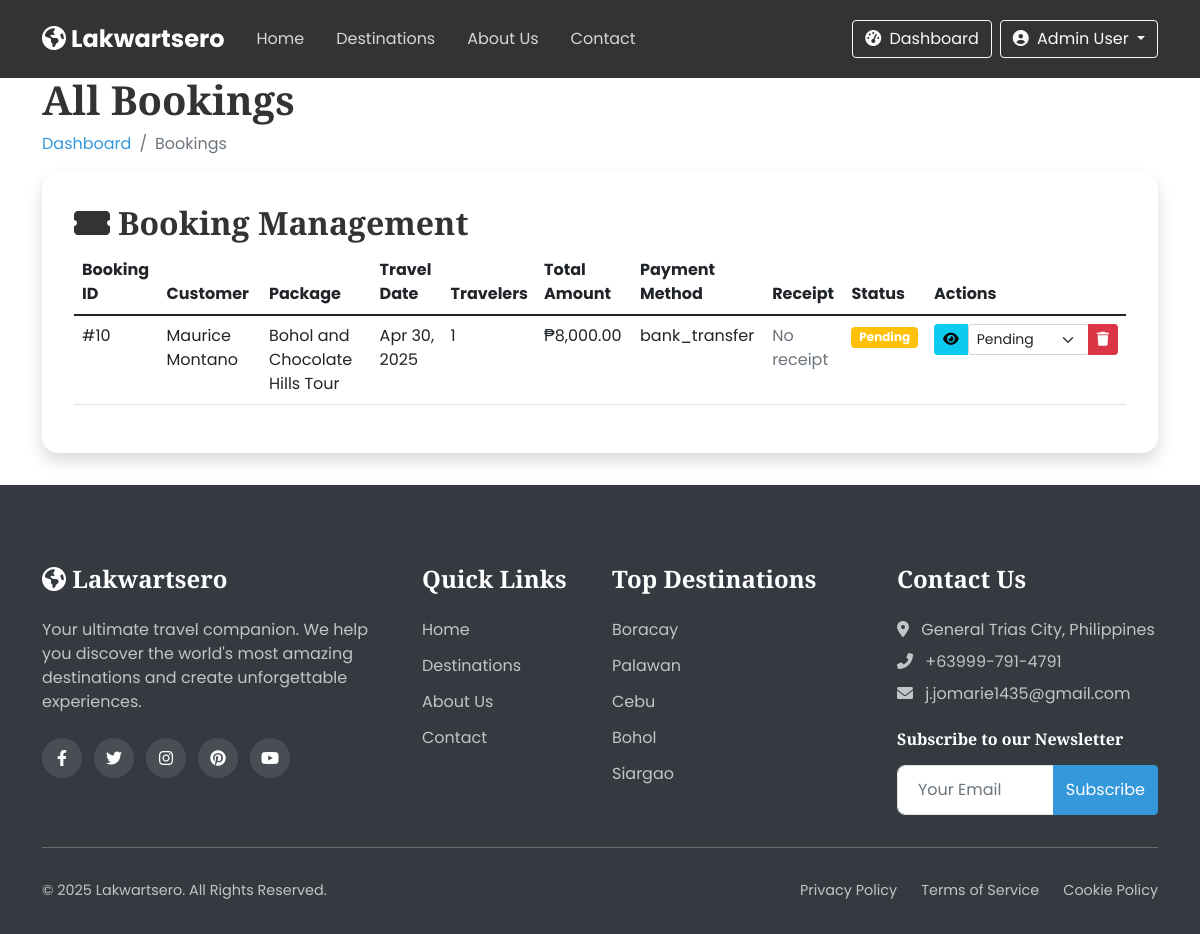
Before: /bookings.php (signed in) with the older database file.
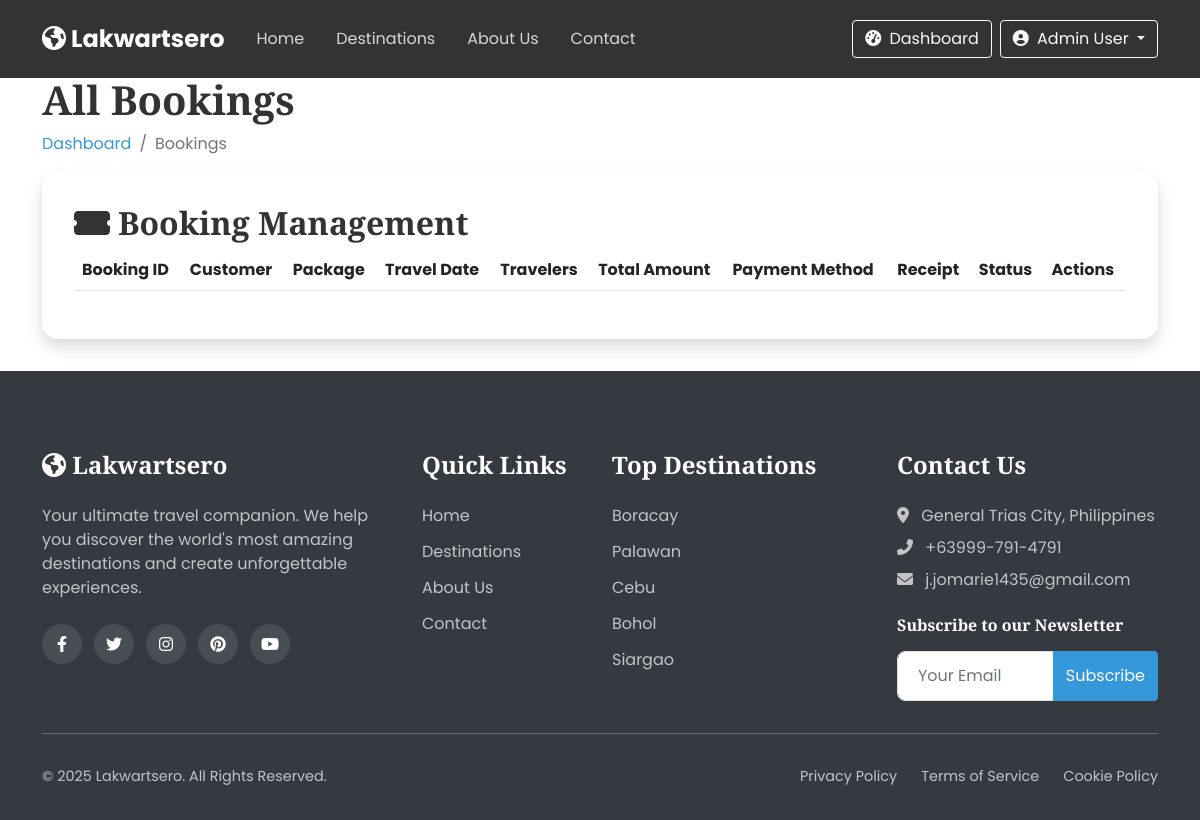
After: the same page with the newer database file.
### tables this page shows
CREATE TABLE `bookings` (
  `id` int(11) NOT NULL,
  `user_id` int(11) NOT NULL,
  `package_id` int(11) NOT NULL,
  `booking_date` date NOT NULL,
  `travel_date` date NOT NULL,
  `num_travelers` int(11) NOT NULL DEFAULT 1,
  `total_price` decimal(10,2) NOT NULL,
  `status` enum('pending','confirmed','cancelled') DEFAULT 'pending',
  `confirmation_number` varchar(20) DEFAULT NULL,
  `special_requests` text DEFAULT NULL,
  `payment_method` varchar(50) NOT NULL,
  `payment_status` enum('pending','confirmed','cancelled') DEFAULT 'pending',
  `reference_number` varchar(100) DEFAULT NULL,
  `payment_proof` varchar(255) DEFAULT NULL,
  `created_at` timestamp NOT NULL DEFAULT current_timestamp(),
  `updated_at` timestamp NOT NULL DEFAULT current_timestamp() ON UPDATE current_timestamp()
);

CREATE TABLE `users` (
  `id` int(11) NOT NULL,
  `role_id` int(11) NOT NULL,
  `full_name` varchar(100) NOT NULL,
  `username` varchar(50) NOT NULL,
  `email` varchar(100) NOT NULL,
  `password` varchar(255) NOT NULL,
  `phone` varchar(20) DEFAULT NULL,
  `address` text DEFAULT NULL,
  `profile_img` varchar(255) DEFAULT 'default-user.jpg',
  `created_at` timestamp NOT NULL DEFAULT current_timestamp(),
  `updated_at` timestamp NOT NULL DEFAULT current_timestamp() ON UPDATE current_timestamp(),
  `status` enum('active','inactive','banned') DEFAULT 'active'
);

CREATE TABLE `packages` (
  `id` int(11) NOT NULL,
  `destination_id` int(11) NOT NULL,
  `title` varchar(100) NOT NULL,
  `description` text DEFAULT NULL,
  `price` decimal(10,2) NOT NULL,
  `duration` int(11) NOT NULL COMMENT 'in days',
  `max_travelers` int(11) DEFAULT 10,
  `itinerary` text DEFAULT NULL,
  `inclusions` text DEFAULT NULL,
  `exclusions` text DEFAULT NULL,
  `featured` tinyint(1) DEFAULT 0,
  `discount_percent` int(11) DEFAULT 0,
  `created_by` int(11) DEFAULT NULL,
  `image_url` varchar(255) DEFAULT NULL,
  `created_at` timestamp NOT NULL DEFAULT current_timestamp(),
  `updated_at` timestamp NOT NULL DEFAULT current_timestamp() ON UPDATE current_timestamp(),
  `status` enum('active','inactive','sold-out') DEFAULT 'active'
);

### includes/functions.php (called while the page is built, shortened)
<?php
function formatCurrency($amount) {
    return '₱' . number_format($amount, 2);
}
?>

### bookings.php (the view, shortened to what the rows shown need)
<?php
include 'includes/header.php';
$sql = "SELECT b.*, u.full_name, p.title as package_title, p.price
        FROM bookings b
        JOIN users u ON b.user_id = u.id
        JOIN packages p ON b.package_id = p.id
        ORDER BY b.booking_date DESC";
$result = $conn->query($sql);
?>
<section class="dashboard-section">
    <div class="container">
        <div class="dashboard-header" data-aos="fade-up">
            <h1>All Bookings</h1>
        </div>
        <div class="dashboard-card" data-aos="fade-up">
            <div class="dashboard-card-header">
                <h2><i class="fas fa-ticket-alt me-2"></i>Booking Management</h2>
            </div>
            <div class="dashboard-card-body">
                <div class="table-responsive">
                    <table class="table table-hover">
                        <thead>
                            <tr>
                                <th>Booking ID</th>
                                <th>Customer</th>
                                <th>Package</th>
                                <th>Travel Date</th>
                                <th>Travelers</th>
                                <th>Total Amount</th>
                                <th>Payment Method</th>
                                <th>Receipt</th>
                                <th>Status</th>
                                <th>Actions</th>
                            </tr>
                        </thead>
                        <tbody>
                            <?php while($booking = $result->fetch_assoc()): ?>
                            <tr>
                                <td>#<?php echo $booking['id']; ?></td>
                                <td><?php echo htmlspecialchars($booking['full_name']); ?></td>
                                <td><?php echo htmlspecialchars($booking['package_title']); ?></td>
                                <td><?php echo date('M d, Y', strtotime($booking['travel_date'])); ?></td>
                                <td><?php echo $booking['num_travelers']; ?></td>
                                <td><?php echo formatCurrency($booking['total_price']); ?></td>
                                <td><?php echo htmlspecialchars($booking['payment_method'] ?? 'N/A'); ?></td>
                                <td>
                                    <?php if(!empty($booking['payment_proof'])): ?>
                                        <a href="uploads/receipts/<?php echo basename($booking['payment_proof']); ?>" target="_blank" class="btn btn-sm btn-info">
                                            <i class="fas fa-receipt"></i> View
                                        </a>
                                    <?php else: ?>
                                        <span class="text-muted">No receipt</span>
                                    <?php endif; ?>
                                </td>
                                <td>
                                    <span class="badge bg-<?php
                                        echo $booking['status'] == 'confirmed' ? 'success' :
                                            ($booking['status'] == 'pending' ? 'warning' : 'danger');
                                    ?>">
                                        <?php echo ucfirst($booking['status']); ?>
                                    </span>
                                </td>
                                <td class="text-nowrap">
                                    <div class="btn-group">
                                        <a href="view-booking.php?id=<?php echo $booking['id']; ?>" class="btn btn-sm btn-info">
                                            <i class="fas fa-eye"></i>
                                        </a>
                                        <select class="form-select form-select-sm booking-status-select" style="width: auto; min-width: 100px;"
                                                data-booking-id="<?php echo $booking['id']; ?>"
                                                data-current-status="<?php echo $booking['status']; ?>">
                                            <option value="pending" <?php echo $booking['status'] == 'pending' ? 'selected' : ''; ?>>Pending</option>
                                        </select>
                                        <a href="bookings.php?delete_booking=<?php echo $booking['id']; ?>" class="btn btn-sm btn-danger" onclick="return confirm('Are you sure you want to delete this booking?')">
                                            <i class="fas fa-trash"></i>
                                        </a>
                                    </div>
                                </td>
                            </tr>
                            <?php endwhile; ?>
                        </tbody>
                    </table>
                </div>
            </div>
        </div>
    </div>
</section>
<?php include 'includes/footer.php'; ?>

Changed rows visible on the page:
removed bookings: id "10", user.full_name "Maurice Montano", package.title "Bohol and Chocolate Hills Tour", travel_date "Apr 30, 2025", num_travelers "1", total_price "₱8,000.00", payment_method "bank_transfer", payment_proof "No receipt", status "Pending", status+id "Pending"
